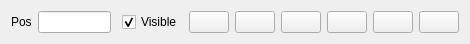
<?xml version="1.0" encoding="UTF-8"?>
<ui version="4.0">
 <class>FormCategoryValue</class>
 <widget class="QWidget" name="FormCategoryValue">
  <property name="geometry">
   <rect>
    <x>0</x>
    <y>0</y>
    <width>470</width>
    <height>40</height>
   </rect>
  </property>
  <property name="windowTitle">
   <string>Form</string>
  </property>
  <layout class="QHBoxLayout" name="horizontalLayout">
   <item>
    <widget class="QLabel" name="LabelPosition">
     <property name="sizePolicy">
      <sizepolicy hsizetype="Minimum" vsizetype="Preferred">
       <horstretch>0</horstretch>
       <verstretch>0</verstretch>
      </sizepolicy>
     </property>
     <property name="text">
      <string notr="true">Pos</string>
     </property>
    </widget>
   </item>
   <item>
    <widget class="QLineEdit" name="LineEditTitle"/>
   </item>
   <item>
    <spacer name="horizontalSpacer">
     <property name="orientation">
      <enum>Qt::Horizontal</enum>
     </property>
     <property name="sizeHint" stdset="0">
      <size>
       <width>40</width>
       <height>20</height>
      </size>
     </property>
    </spacer>
   </item>
   <item>
    <widget class="QCheckBox" name="CheckBoxVisible">
     <property name="text">
      <string>Visible</string>
     </property>
     <property name="checked">
      <bool>true</bool>
     </property>
    </widget>
   </item>
   <item>
    <widget class="QPushButton" name="ButtonReverse">
     <property name="text">
      <string/>
     </property>
    </widget>
   </item>
   <item>
    <widget class="QPushButton" name="ButtonUp"/>
   </item>
   <item>
    <widget class="QPushButton" name="ButtonDown"/>
   </item>
   <item>
    <widget class="QPushButton" name="ButtonSelect"/>
   </item>
   <item>
    <widget class="QPushButton" name="ButtonUnSelect"/>
   </item>
   <item>
    <widget class="QPushButton" name="ButtonDelete"/>
   </item>
  </layout>
 </widget>
 <resources/>
 <connections/>
</ui>
